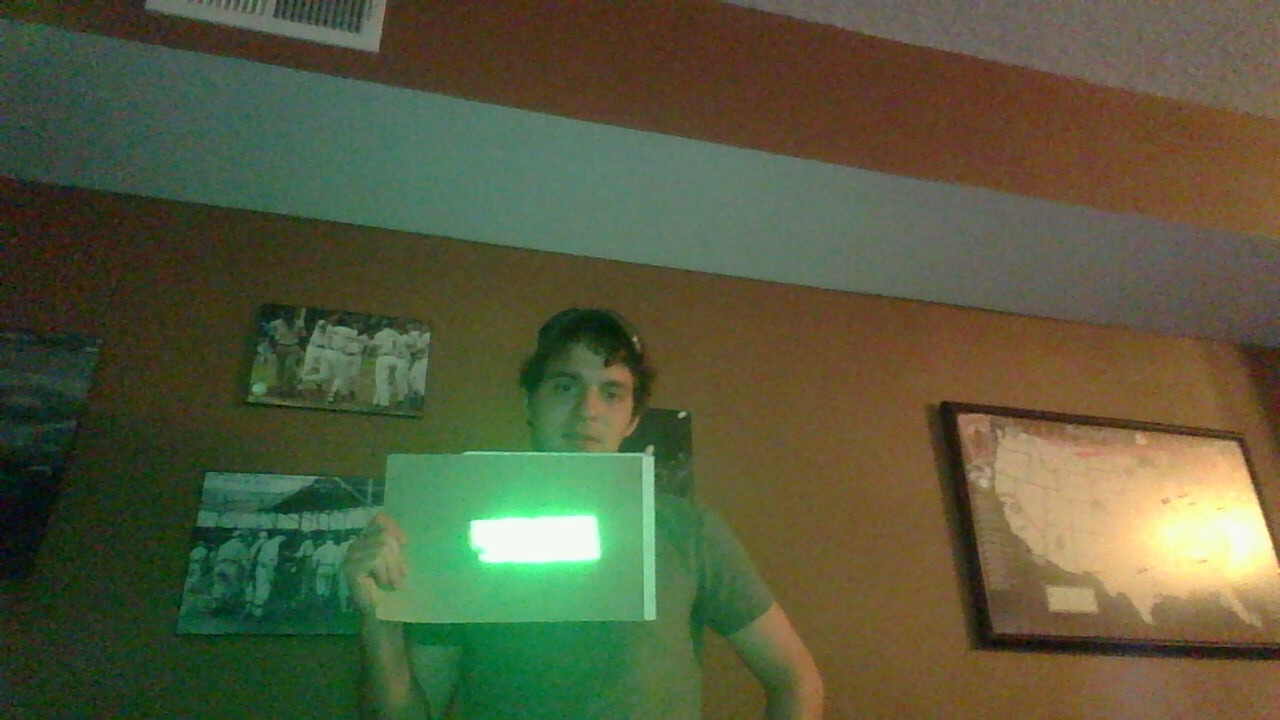
#> input picture 1.jpg, 1280 x 720 px
$ python main.py --image 1.jpg
#> lines starting #> are read from the running program, lines starting #| are printed output that depends on the picture; after the words box and inside, x2 and y2 are one past the last pixel; in counts of white or black regions, pixels touching at a corner belong together
import argparse
import cv2
import numpy as np

ap = argparse.ArgumentParser()
ap.add_argument("-i", "--image", required = True, help = "Path to the image")
args = vars(ap.parse_args())

while(True):

    frame = cv2.imread(args["image"])
#> frame is the input picture: shape (720, 1280, 3); mean B, G, R 61.4, 90.6, 86.8

    hsv = cv2.cvtColor(frame, cv2.COLOR_BGR2HSV)
#> hsv: shape (720, 1280, 3); mean H, S, V 39, 118.9, 102.9
    lower_green = np.array([0,0,218])
    upper_green = np.array([180, 77, 255])
    mask = cv2.inRange(hsv, lower_green, upper_green)
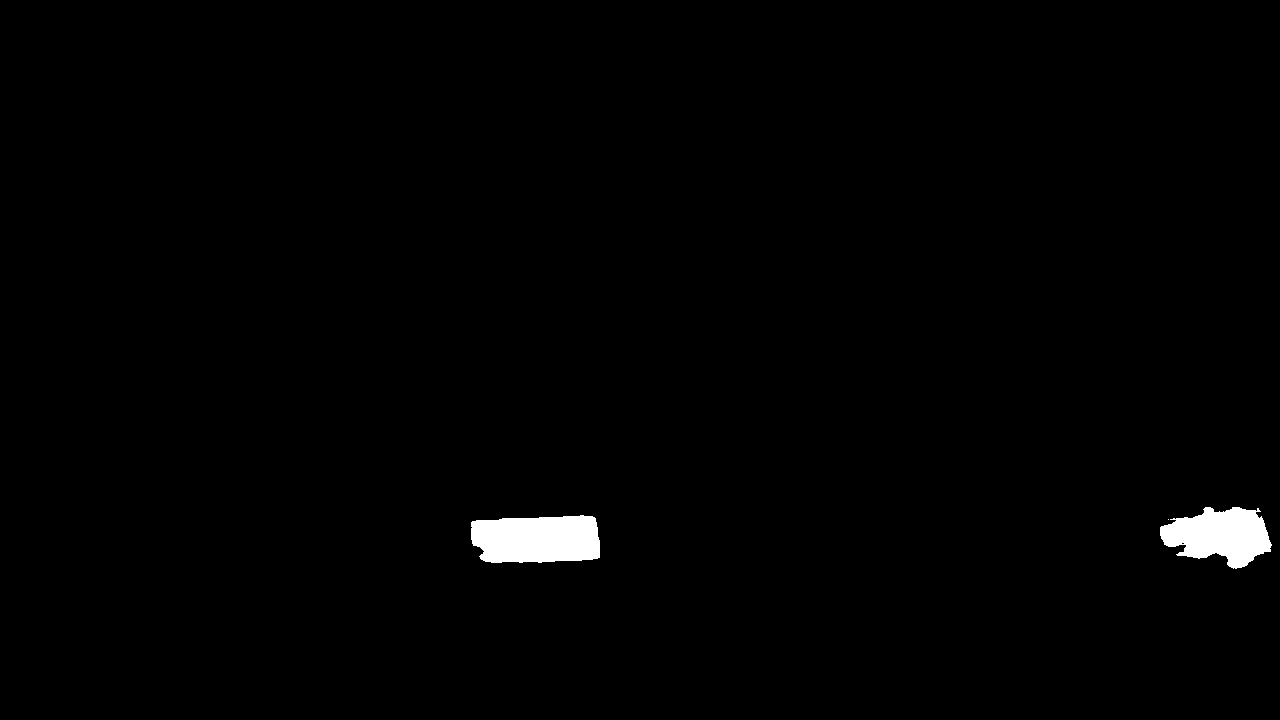
#> mask: shape (720, 1280); 1.1% white; 3 white regions (1 under 20 px), largest, box (x1, y1, x2, y2) and area: (471, 515, 600, 563) 5419, (1160, 507, 1272, 569) 4532
    res = cv2.bitwise_and(frame, frame, mask=mask)
    cv2.imshow('orig', frame)
    cv2.imshow('fff', res)

    if cv2.waitKey(1) & 0xFF == ord('q'):
#> (key q is pressed here)
        break

cv2.destroyAllWindows()

$ run again, on 3.jpg
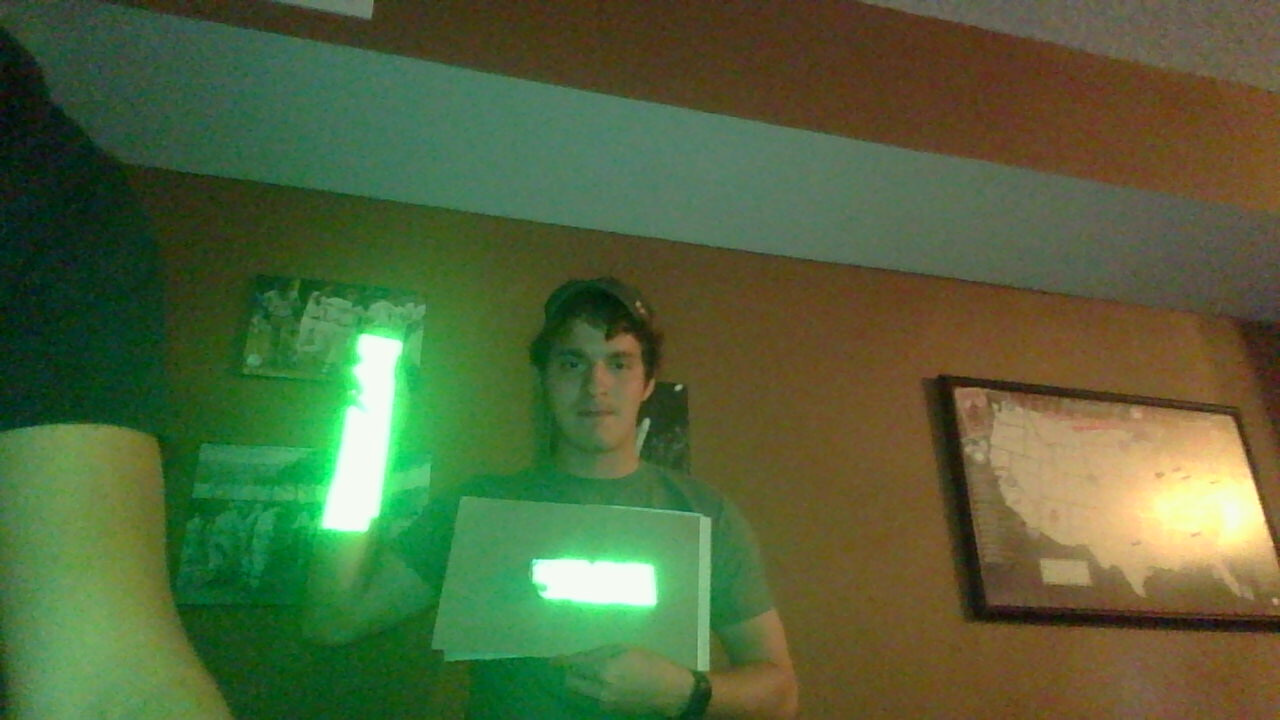
#> input picture 3.jpg, 1280 x 720 px
#> frame is the input picture: shape (720, 1280, 3); mean B, G, R 59.2, 100.5, 82.8
#> hsv: shape (720, 1280, 3); mean H, S, V 42.7, 138.9, 110.6
#> `mask = cv2.inRange(hsv, lower_green, upper_green)`:
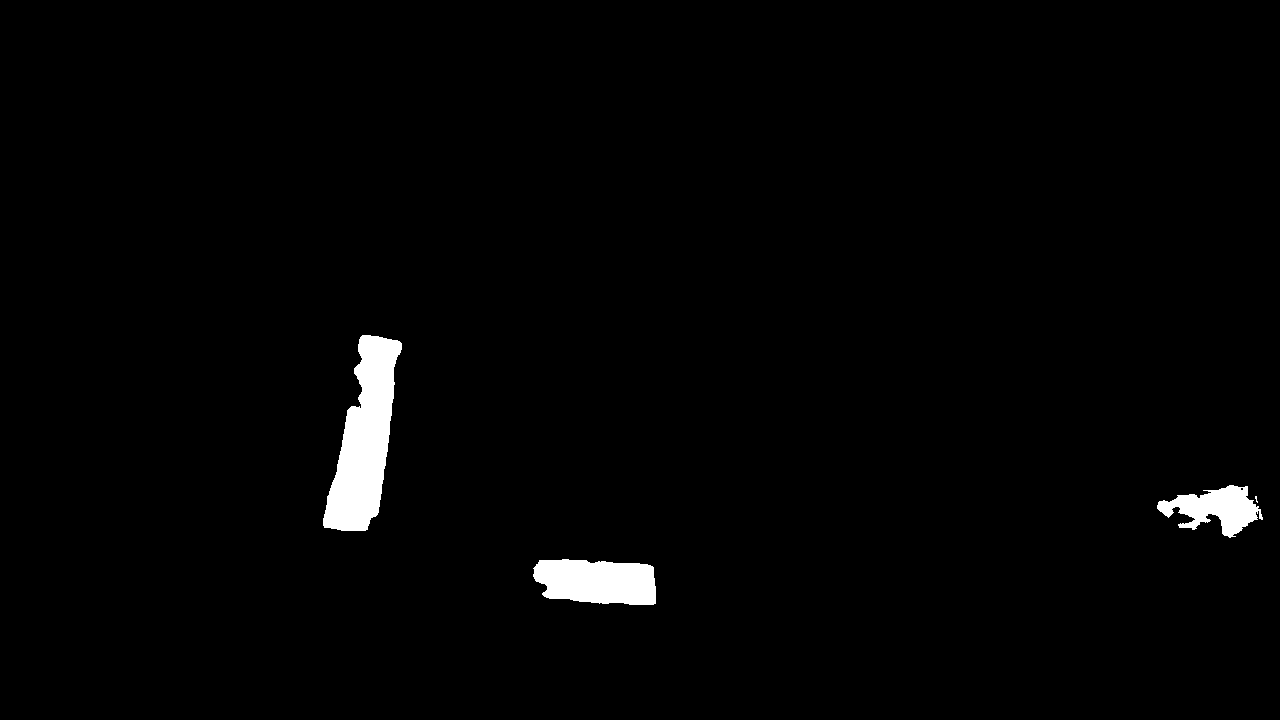
#> mask: shape (720, 1280); 1.7% white; 4 white regions (1 under 20 px), largest, box (x1, y1, x2, y2) and area: (323, 335, 402, 531) 8547, (533, 559, 656, 605) 4697, (1157, 485, 1263, 538) 2866

$ run again, on 4.jpg
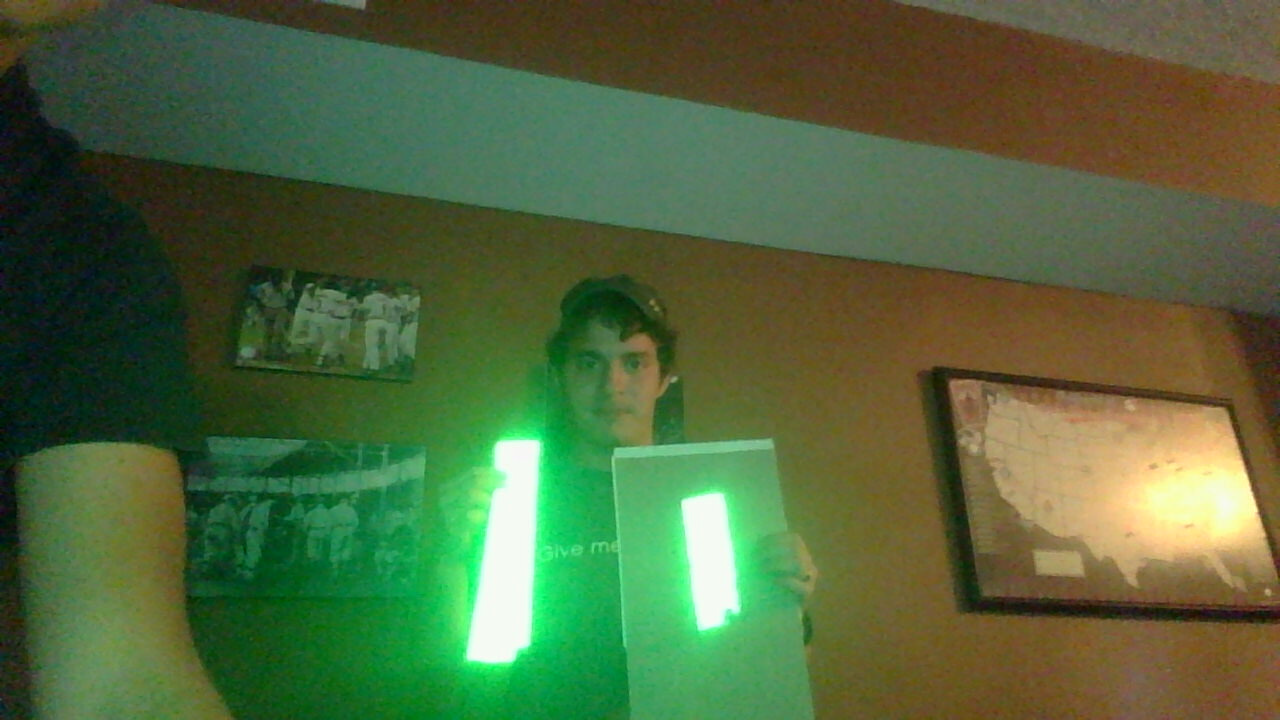
#> input picture 4.jpg, 1280 x 720 px
#> frame is the input picture: shape (720, 1280, 3); mean B, G, R 60.6, 102.1, 80.9
#> hsv: shape (720, 1280, 3); mean H, S, V 44.7, 137.6, 110.4
#> `mask = cv2.inRange(hsv, lower_green, upper_green)`:
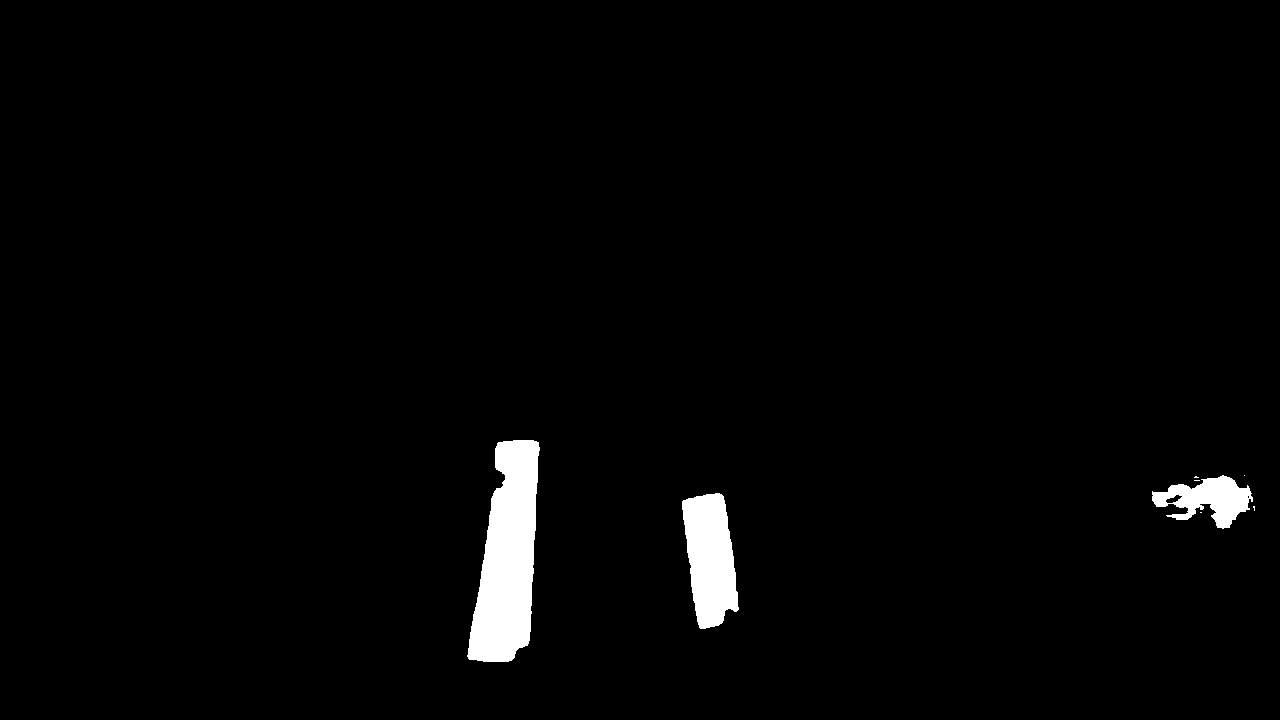
#> mask: shape (720, 1280); 2.1% white; 8 white regions (5 under 20 px), largest, box (x1, y1, x2, y2) and area: (467, 440, 540, 662) 10796, (682, 493, 739, 629) 5527, (1152, 475, 1253, 529) 2803

$ run again, on 5.jpg
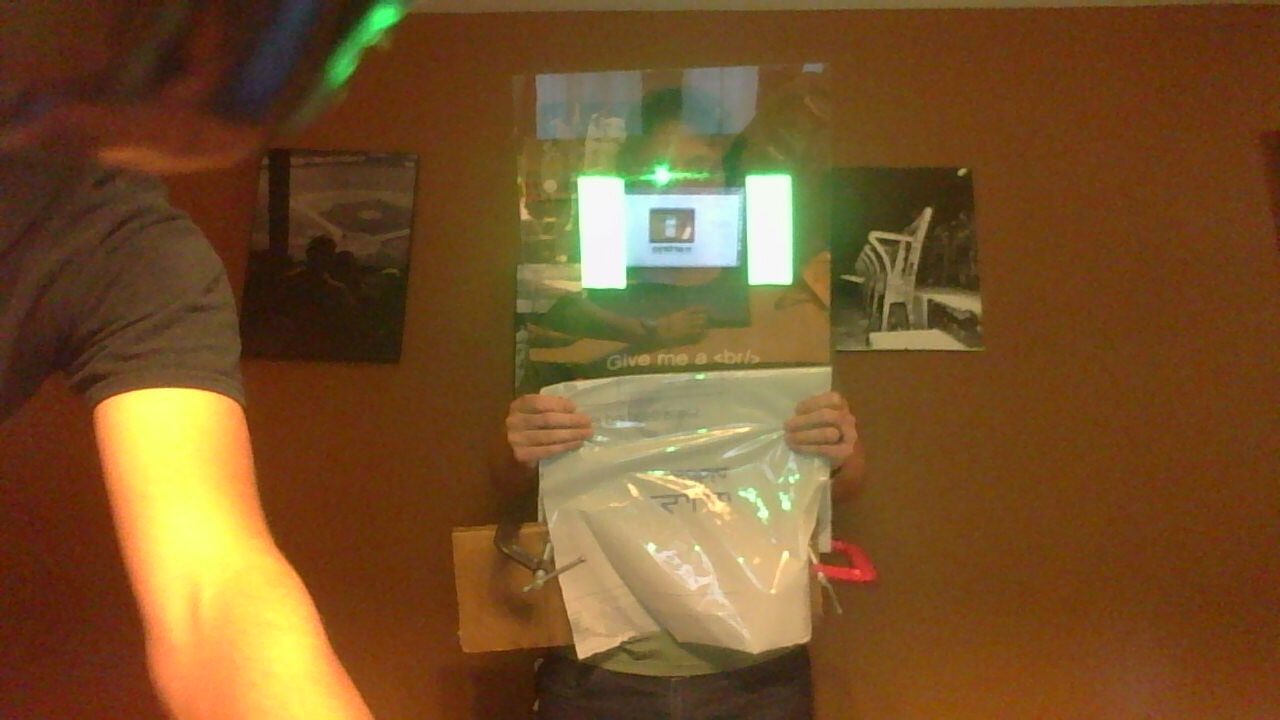
#> input picture 5.jpg, 1280 x 720 px
#> frame is the input picture: shape (720, 1280, 3); mean B, G, R 41.8, 83.5, 119.4
#> hsv: shape (720, 1280, 3); mean H, S, V 18.7, 177.2, 121.2
#> `mask = cv2.inRange(hsv, lower_green, upper_green)`:
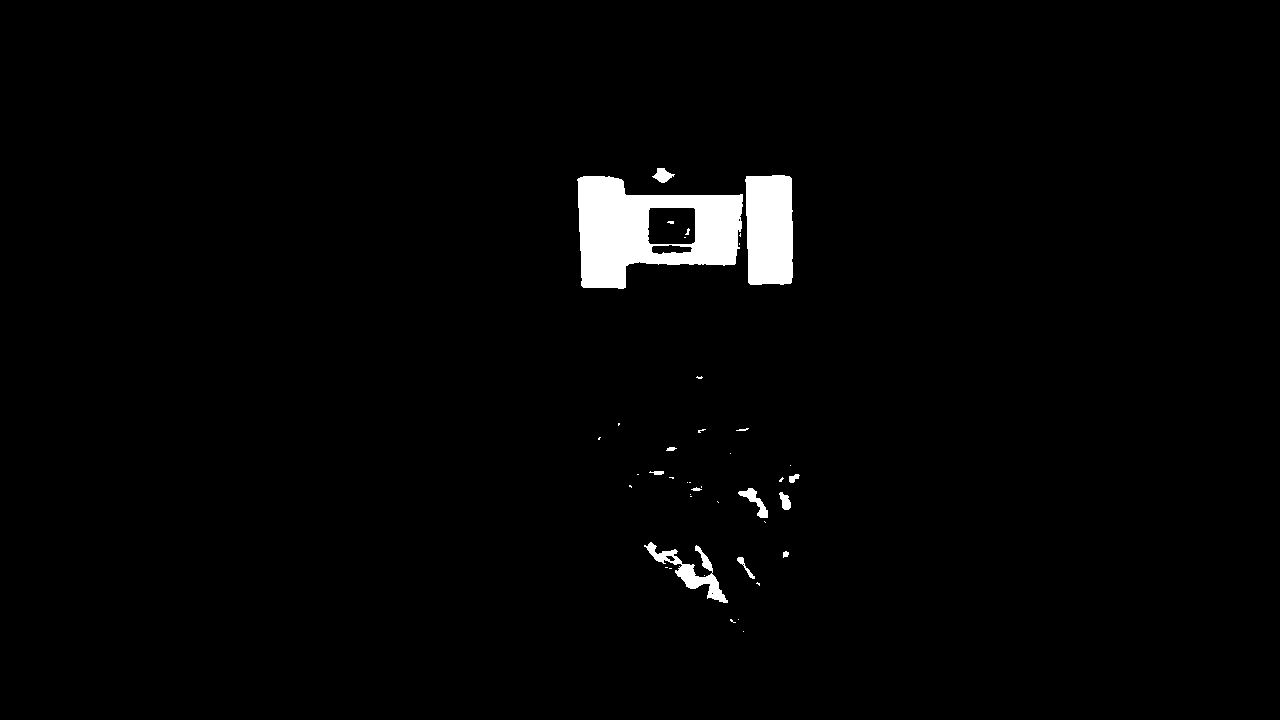
#> mask: shape (720, 1280); 2% white; 42 white regions (29 under 20 px), largest, box (x1, y1, x2, y2) and area: (577, 176, 743, 289) 11128, (745, 175, 793, 285) 4948, (644, 542, 728, 603) 1267
